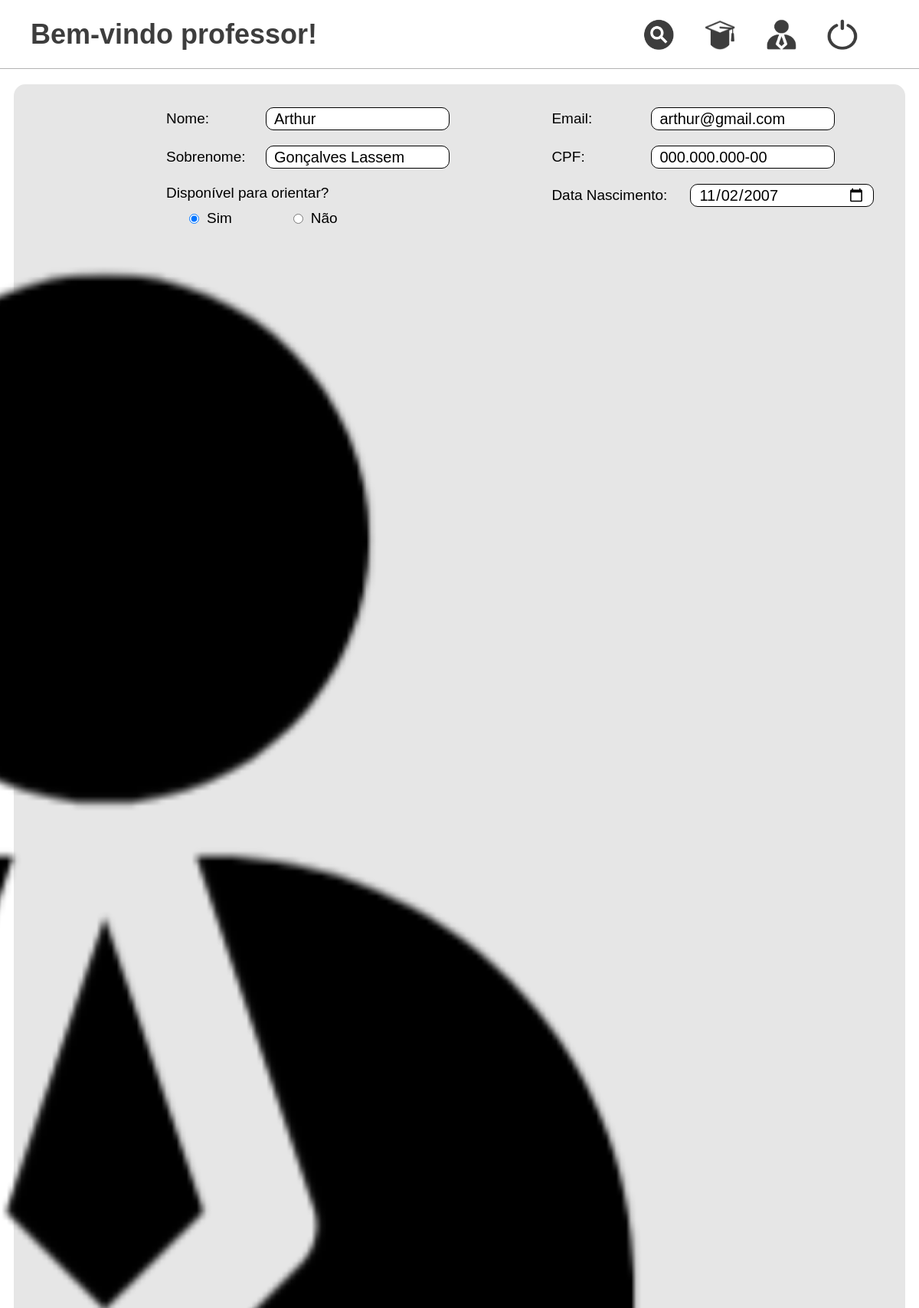
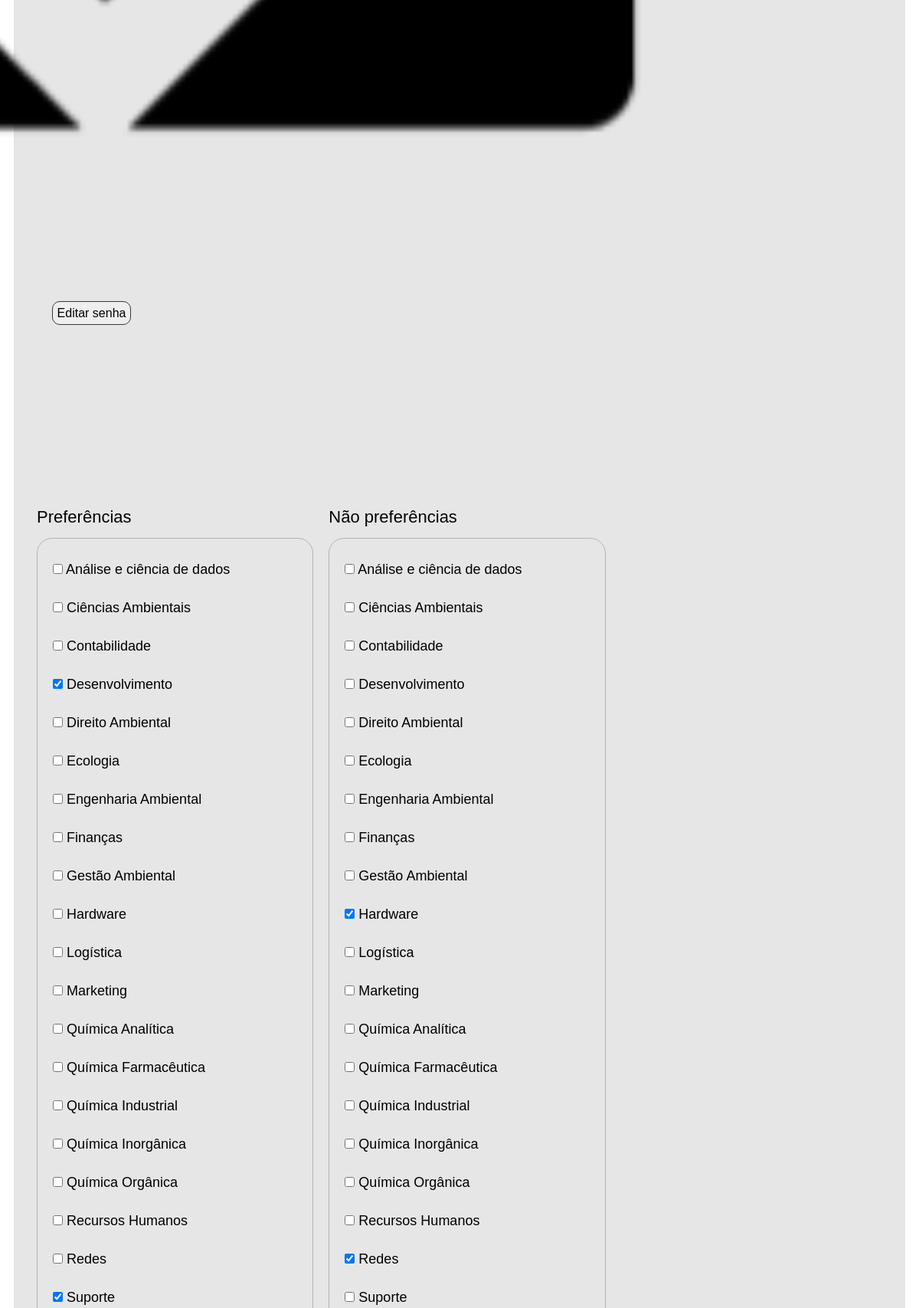
Screenshot of /pages/editar/editarCadastroProfessor.php (signed in, upper part) with the database file from the repository (2 pictures, top to bottom).
### tables this page shows
CREATE TABLE `usuario` (
  `ID_Usuario` int(11) NOT NULL,
  `Nome` varchar(50) DEFAULT NULL,
  `Sobrenome` varchar(50) DEFAULT NULL,
  `Email` varchar(100) DEFAULT NULL,
  `Senha` varchar(255) DEFAULT NULL,
  `Tipo_Usuario` varchar(20) DEFAULT NULL,
  `Status_Cadastro` varchar(20) DEFAULT 'ativo',
  `ID_Foto` int(11) DEFAULT NULL,
  `CPF` varchar(20) DEFAULT NULL,
  `Data_Nascimento` date DEFAULT NULL
);

CREATE TABLE `preferencia` (
  `ID_Preferencia` int(11) NOT NULL,
  `Descricao` varchar(100) DEFAULT NULL,
  `ID_Curso` int(11) DEFAULT NULL
);

### src/bd/MySQL.php (called while the page is built, shortened)
<?php
class MySQL {
	private $connection;
	public function __construct() {
		$this->connection = new \mysqli(HOST, USUARIO, SENHA, BANCO);
		$this->connection->set_charset("utf8");
	}
	public function search(string $sql, string $types, array $params) : array {
		$stmt = $this->connection->prepare($sql);
		if(!($types == "" || empty($params))) {
			$stmt->bind_param($types, ...$params);
		}
		$stmt->execute();
		$result = $stmt->get_result();
    	return $result ? $result->fetch_all(MYSQLI_ASSOC) : [];
	}
}
?>

### src/classes/Usuario.php (called while the page is built, shortened)
<?php
class Usuario {
    protected int $idUsuario;
    protected int $idFoto;
    protected string $nome;
    protected string $sobrenome;
    protected string $senha;
    protected string $email;
    protected string $tipoUsuario;
    protected string $cpf;
    protected string $dataNascimento;
    protected string $statusCadastro = "Ativo";
    public function __construct(string $email, string $senha) {
        $this->email = $email;
        $this->senha = $senha;
    }
    public static function findUsuario(int $idUsuario) : Usuario {
        $conexao = new MySQL();
        $tipos = "i";
        $params = [$idUsuario];
        $sql = "SELECT *, DATE_FORMAT(u.Data_Nascimento, '%d/%m/%Y') AS Data_Nascimento FROM usuario u
        WHERE u.ID_Usuario = ? AND u.Status_Cadastro = 'ativo'";
        $resultados = $conexao->search($sql, $tipos, $params);
        $resultado = $resultados[0];
        $usuario = new Usuario($resultado["Email"], $resultado["Senha"]);
        $usuario->setIdUsuario($resultado["ID_Usuario"]);
        $usuario->setIdFoto($resultado["ID_Foto"]);
        $usuario->setNome($resultado["Nome"]);
        $usuario->setSobrenome($resultado["Sobrenome"]);
        $usuario->setTipoUsuario($resultado["Tipo_Usuario"]);
        $usuario->setStatusCadastro($resultado["Status_Cadastro"]);
        $usuario->setDataNascimento($resultado["Data_Nascimento"]);
        $usuario->setCPF($resultado["CPF"]);
        $usuario->setPreferencias();
        return $usuario;
    }
    public function setPreferencias() : void {
        $conexao = new MySQL();
        $tipos = "i";
        $params = [$this->idUsuario];
        $sql = "SELECT * FROM preferencia p
        JOIN usuario_preferencia up ON up.ID_Preferencia = p.ID_Preferencia WHERE up.Prefere = 'sim' AND up.ID_Usuario = ? ORDER BY p.Descricao";
        $resultados = $conexao->search($sql, $tipos, $params);
        $sql = "SELECT * FROM preferencia p
        JOIN usuario_preferencia up ON up.ID_Preferencia = p.ID_Preferencia WHERE up.Prefere = 'nao' AND up.ID_Usuario = ? ORDER BY p.Descricao";
        $resultados = $conexao->search($sql, $tipos, $params);
    }
    public function getIdUsuario() : int {
        return $this->idUsuario;
    }
    public function setIdUsuario(int $idUsuario) : void {
        $this->idUsuario = $idUsuario;
    }
    public function getIdFoto() : int {
        return $this->idFoto;
    }
    public function setIdFoto(int $idFoto) : void {
        $this->idFoto = $idFoto;
    }
    public function getEmail() : string {
        return $this->email;
    }
    public function getNome() : string {
        return $this->nome;
    }
    public function setNome(string $nome) : void {
        $this->nome = $nome;
    }
    public function getSobrenome() : string {
        return $this->sobrenome;
    }
    public function setSobrenome(string $sobrenome) : void {
        $this->sobrenome = $sobrenome;
    }
    public function getSenha() : string {
        return $this->senha;
    }
    public function getTipoUsuario() : string {
        return $this->tipoUsuario;
    }
    public function setTipoUsuario(string $tipoUsuario) : void {
        $this->tipoUsuario = $tipoUsuario;
    }
    public function getStatusCadastro() : string {
        return $this->statusCadastro;
    }
    public function setStatusCadastro(string $statusCadastro) : void {
        $this->statusCadastro = $statusCadastro;
    }
    public function getDataNascimento() : string {
        return $this->dataNascimento;
    }
    public function setDataNascimento(string $dataNascimento) : void {
        $this->dataNascimento = $dataNascimento;
    }
    public function getCPF() : string {
        return $this->cpf;
    }
    public function setCPF(string $cpf) : void {
        $this->cpf = $cpf;
    }
}
?>

### src/classes/Professor.php (called while the page is built, shortened)
<?php
class Professor extends Usuario {
    public static function findProfessor($idProfessor) : Professor {
        $usuario = parent::findUsuario($idProfessor);
        $connection = new MySQL();
        $tipos = "i";
        $params = [$idProfessor];
        $sql = "SELECT * FROM professor p WHERE p.ID_Professor = ?";
        $resultados = $connection->search($sql, $tipos, $params);
        $resultado = $resultados[0];
        $professor = new Professor($usuario->getEmail(), $usuario->getSenha());
        $professor->setIdUsuario( $usuario->getIdUsuario() );
        $professor->setNome( $usuario->getNome() );
        $professor->setSobrenome( $usuario->getSobrenome() );
        $professor->setTipoUsuario( $usuario->getTipoUsuario() );
        $professor->setIdFoto( $usuario->getIdFoto() );
        $professor->setStatusCadastro( $usuario->getStatusCadastro() );
        $professor->setDataNascimento( $usuario->getDataNascimento() );
        $professor->setCPF( $usuario->getCPF() );
        $professor->setPreferencias();
        $professor->setStatusDisponibilidade($resultado["Status_Disponibilidade"]);
        return $professor;
    }
}
?>

### src/classes/Preferencia.php (called while the page is built, shortened)
<?php
class Preferencia {
    private int $idPreferencia;
    private string $descricao;
    public function __construct(string $descricao) {
        $this->descricao = $descricao;
    }
    public static function findAllPreferencias() : array {
        $connection = new MySQL();
        $preferencias = [];
        $tipos = "";
        $params = [];
        $sql = "SELECT * FROM preferencia p ORDER BY p.Descricao";
        $resultados = $connection->search($sql, $tipos, $params);
        foreach($resultados as $resultado) {
            $preferencia = new Preferencia($resultado["Descricao"]);
            $preferencia->setIdPreferencia($resultado["ID_Preferencia"]);
            $preferencias[] = $preferencia;
        }
        return $preferencias;
    }
    public function getIdPreferencia() : int {
        return $this->idPreferencia;
    }
    public function setIdPreferencia($idPreferencia) : void {
        $this->idPreferencia = $idPreferencia;
    }
    public function getDescricao() : string {
        return $this->descricao;
    }
}
?>

### pages/editar/editarCadastroProfessor.php (the view, shortened to what this page needs)
<?php
$professor = Professor::findProfessor($_SESSION["idUsuario"]);
$preferencias = Preferencia::findAllPreferencias();
?>
<!DOCTYPE html>
<html lang="pt-BR">
<head>
    <link rel="stylesheet" href="./../../src/styles/reset.css">
    <link rel="stylesheet" href="./../../src/styles/styleEditar.css">
</head>
<body>
    <div class="container">
        <?php
        require_once __DIR__ . "/../../menu.php";
        ?>
        <main>
            <form action="./editarCadastroProfessor.php" method="post">
                <section class="dados">
                    <section class="imagem">
                        <figure>
                            <img src="./../../icones/iconProf.png" alt="Icone Professor">
                        </figure>
                        <section id=divEditSenha>
                            <a href="editarSenhaProf.php" id='editSenha'>Editar senha </a>
                        </section>
                    </section>
                    <section class="dados-input">
                        <section>
                            <label for="nome">Nome:</label>
                            <input type="text" name="nome"  value="<?php echo $professor->getNome(); ?>" required>
                        </section>
                        <section>
                            <label for="sobrenome">Sobrenome:</label>
                            <input type="text" name="sobrenome"  value="<?php echo $professor->getSobrenome(); ?>" required>
                        </section>
                        <section class="radio">
                            <label for="disponivel">Disponível para orientar?</label>
                            <div class="disponibilidade">
                                <?php
                                $opcoes = ["sim" => "", "nao" => ""];
                                $opcoes[$professor->getStatusDisponibilidade()] = "checked";
                                echo "<label><input type='radio' name='disponivel' value='sim' {$opcoes['sim']} required>Sim</label>";
                                echo "<label><input type='radio' name='disponivel' value='nao' {$opcoes['nao']} required>Não</label>";
                                ?>
                            </div>
                        </section>
                    </section>
                    <section class="dados-input">
                        <section>
                            <label for="email">Email:</label>
                            <input type="email" name="email" value="<?php echo $professor->getEmail(); ?>" required>
                        </section>
                        <section>
                            <label for="cpf">CPF:</label>
                            <input type="texto" name="cpf" pattern="^(?=(?:.*\d){11}$)(?:\d{11}|\d{3}\.\d{3}\.\d{3}-\d{2})$" id="cpf" placeholder="___.___.___-__" value="<?php echo $professor->getCPF(); ?>" required>
                        </section>
                        <section class="more-space">
                            <label for="dataNascimento">Data Nascimento:</label>
                            <input type="date" name="dataNascimento"  value="<?php echo date("Y-m-d", strtotime(str_replace("/", "-", $professor->getDataNAscimento())));; ?>" max="<?php echo date('Y-m-d'); ?>" required>
                        </section>
                        </section>
                    </section>
                <section class="preferencias">
                    <section>
                        <p>Preferências</p>
                        <div>
                            <?php
                            foreach($preferencias as $preferencia) {
                                $selected = array_key_exists($preferencia->getIdPreferencia(), $professor->getPreferencias()) ? "checked" : "";
                                echo "<label><input type='checkbox' name='preferencias[]' value={$preferencia->getIdPreferencia()} {$selected}> {$preferencia->getDescricao()}</label>";
                            }
                            ?>
                        </div>
                    </section>
                    <section>
                        <p>Não preferências</p>
                        <div>
                            <?php
                            foreach($preferencias as $preferencia) {
                                $selected = array_key_exists($preferencia->getIdPreferencia(), $professor->getNaoPreferencias()) ? "checked" : "";
                                echo "<label><input type='checkbox' name='naoPreferencias[]' value={$preferencia->getIdPreferencia()} {$selected}> {$preferencia->getDescricao()}</label>";
                            }
                            ?>
                        </div>
                    </section>
                </section>
            </form>
        </main>
    </div>
</body>
</html>

### src/styles/styleEditar.css (style rules this page uses)
main { display: flex; justify-content: center; align-items: center; }
form { width: 97%; height: 140vh; background-color: rgb(230, 230, 230); border-radius: 15px; margin: 20px; padding: 10px; display: grid; grid-template-rows: 36% 46% 18%; grid-template-columns: 100%; }
.dados, .preferencias, .links { width: 100%; height: 100%; }
.dados { display: grid; grid-template-columns: 16% 44% 40%; }
.imagem figure { width: 90%; height: 90%; display: flex; justify-content: center; align-items: center; }
.imagem figure img { width: auto; height: 80%; filter: brightness(0); }
.imagem { place-items: center; margin-bottom: 8px; display: flex; flex-direction: column; align-items: center; justify-content: flex-start; }
.dados-input { height: 100%; padding-left: 6px; padding-top: 10px; display: grid; grid-auto-rows: 50px; grid-template-columns: 100%; }
.dados-input section { display: grid; grid-template-columns: 130px 1fr; align-items: center; }
.more-space { gap: 30px; grid-template-columns: auto 1fr !important; }
.dados-input section label { font-size: 19px; }
.dados-input section input:not([type~="radio"]), select, option, .cidades > input { width: clamp(120px, 20vw, 300px); height: 30px; padding: 0 10px; font-size: 20px; border: 1px solid black; border-radius: 10px; }
.radio { height: 100px; display: grid; grid-template-rows: 0.8fr 1fr !important; grid-template-columns: 100% !important; }
.disponibilidade { height: 100%; }
.disponibilidade { width: 100%; gap: 80px; padding-left: 30px; display: flex; align-items: flex-start; }
.disponibilidade label { gap: 10px; display: flex; align-items: center; }
.preferencias { display: grid; grid-template-rows: 100%; grid-template-columns: repeat(3, 1fr); margin-top: 40px; }
.preferencias section { padding-left: 20px; display: grid; grid-template-rows: 40px 1fr; grid-template-columns: 100%; }
.preferencias section div, .sugestoes { width: 100%; height: 100%; padding: 30px 20px; display: grid; grid-template-columns: 100%; grid-auto-rows: 50px; border: 1px solid #b3b3b3; border-radius: 20px; overflow-y: scroll; }
.preferencias section div label, .item-sugestao { font-size: 18px; }
#editSenha { text-decoration: none; background-color: rgb(238, 238, 238); padding: 6px; border: 1px solid rgb(55, 56, 55); border-radius: 10px; font-size: 16px; }

### src/styles/menu.css (style rules this page uses)
.container { width: 100vw; height: 100vh; display: grid; grid-template-rows: 90px 1fr; grid-template-columns: 100%; overflow: auto; }
header, main { width: 100%; height: 100%; }

### rows the page displays
usuario: nome "Arthur", sobrenome "Gonçalves Lassem", email "arthur@gmail.com", cpf "000.000.000-00"
preferencia: Descricao "Análise e ciência de dados"
preferencia: Descricao "Ciências Ambientais"
preferencia: Descricao "Contabilidade"
preferencia: Descricao "Desenvolvimento"
preferencia: Descricao "Direito Ambiental"
preferencia: Descricao "Ecologia"
preferencia: Descricao "Engenharia Ambiental"
preferencia: Descricao "Finanças"
preferencia: Descricao "Gestão Ambiental"
preferencia: Descricao "Hardware"
preferencia: Descricao "Logística"
preferencia: Descricao "Marketing"
preferencia: Descricao "Química Analítica"
preferencia: Descricao "Química Farmacêutica"
preferencia: Descricao "Química Industrial"
preferencia: Descricao "Química Inorgânica"
preferencia: Descricao "Química Orgânica"
preferencia: Descricao "Recursos Humanos"
preferencia: Descricao "Redes"
preferencia: Descricao "Suporte"

### other values shown
$_SESSION['tipoUsuario'] "professor"
